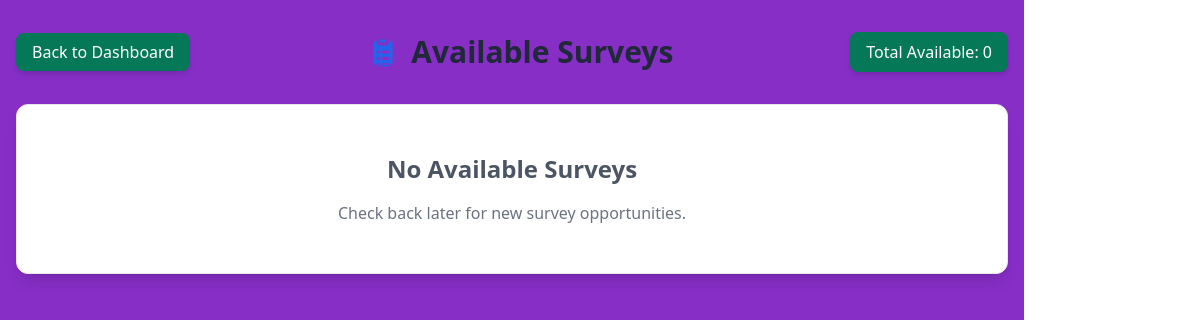
/respondent/survey_wall/ (signed in), run on an earlier commit of the app's database.
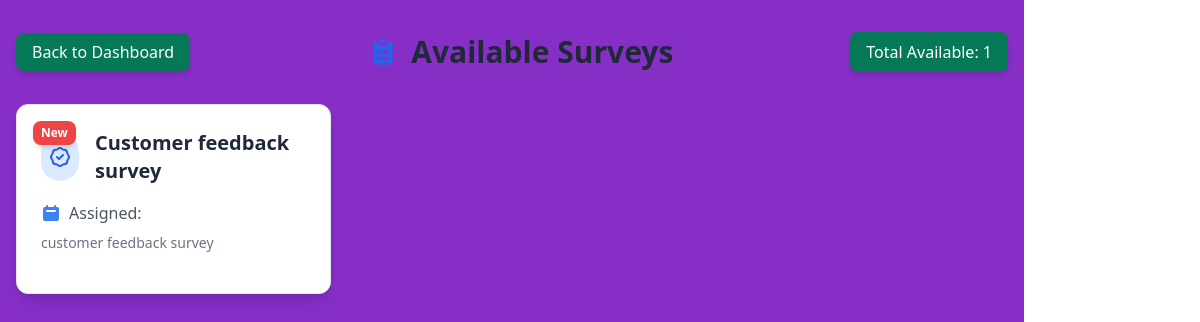
And on a later commit of the database.
### surveys/models.py (models this page shows, shortened)
class Survey(models.Model):
    title = models.CharField(max_length=200)
    description = models.TextField(blank=True, null=True)
    user = models.ForeignKey(
        settings.AUTH_USER_MODEL,
        on_delete=models.CASCADE,
        related_name='surveys',
        null=True  # Allow existing surveys to remain
    )
    created_at = models.DateTimeField(auto_now_add=True)
    updated_at = models.DateTimeField(auto_now=True)
    unique_link = models.CharField(max_length=16, unique=True, blank=True)
    external_link = models.CharField(max_length=16, unique=True, blank=True, null=True)
    max_external_responses = models.PositiveIntegerField(null=True, blank=True)
    external_response_count = models.PositiveIntegerField(default=0)
    is_active = models.BooleanField(default=True)  # New field to track survey activation status
    expiry_datetime = models.DateTimeField(null=True, blank=True)
    is_expired = models.BooleanField(default=False)
    points = models.IntegerField(default=0)

### respondent_app/views.py (the view)
# urls.py: path('survey_wall/', survey_wall, name='survey_wall'),
@login_required
def survey_wall(request):
    surveys = Survey.objects.all()
    taken_surveys = Response.objects.filter(user=request.user)
    expired_taken_ids = taken_surveys.filter(
        submitted_at__lt=now() - timedelta(hours=48)
    ).values_list('survey_id', flat=True)
    all_taken_ids = taken_surveys.values_list('survey_id', flat=True)
    new_survey_ids = surveys.exclude(id__in=all_taken_ids).values_list('id', flat=True)
    valid_surveys = surveys.exclude(id__in=expired_taken_ids)
    context = {
        'surveys': valid_surveys,
        'new_survey_ids': list(new_survey_ids),
    }
    return render(request, 'respondent_app/surveywall.html', context)

### templates/respondent_app/surveywall.html (shortened to what this page needs)
{% extends 'respondent_app/base.html' %}
{% block content %}
<div class="container mx-auto px-4 py-8 min-h-screen" style="background-color: #872ec7;">
    <div class="max-w-7xl mx-auto">
        <div class="flex justify-between items-center mb-8">
            <div>
                <a href="{% url 'respondent_app:dashboard' %}" class="bg-green-700 text-white px-4 py-2 rounded-lg shadow-md hover:bg-gray-800 transition duration-300">Back to Dashboard</a>
            </div>
            <h1 class="text-3xl font-extrabold text-gray-800 flex items-center">
                Available Surveys
            </h1>
            <div class="bg-green-700 text-white px-4 py-2 rounded-lg shadow-md hover:bg-green-600 transition duration-300">
                Total Available: {{ surveys.count }}
            </div>
        </div>
        {% if surveys %}
        <div class="grid grid-cols-1 md:grid-cols-2 lg:grid-cols-3 gap-6">
            {% for survey in surveys %}
            <div class="bg-white border border-gray-200 rounded-xl shadow-lg hover:shadow-xl transition-all duration-300 transform hover:-translate-y-2 overflow-hidden">
                <div class="p-6 relative group">
                    {% if survey.id in new_survey_ids %}
                        <div class="absolute top-4 left-4 bg-red-500 text-white text-xs font-bold px-2 py-1 rounded-lg shadow-md">
                            New
                        </div>
                    {% endif %}
                    <div class="flex items-center mb-4">
                        <div class="w-12 h-12 rounded-full bg-blue-100 flex items-center justify-center mr-4">
                        </div>
                        <h2 class="text-xl font-bold text-gray-800">{{ survey.title }}</h2>
                    </div>
                    <div class="space-y-2 text-gray-600 mb-4">
                        <p class="flex items-center">
                            Assigned: {{ survey.assigned_at|date:"d M Y, h:i A" }}
                        </p>
                        <p class="flex items-center text-sm text-gray-500">
                            {{ survey.description }}
                        </p>
                    </div>
                </div>
            </div>
        {% endfor %}
        </div>
        {% else %}
        <div class="bg-white border border-gray-200 rounded-xl shadow-lg p-12 text-center">
            <h2 class="text-2xl font-bold text-gray-600 mb-4">No Available Surveys</h2>
            <p class="text-gray-500">Check back later for new survey opportunities.</p>
        </div>
        {% endif %}
    </div>
</div>
{% endblock %}

What changed in the data, as far as the page shows it:
added Survey: shows "New", title "Customer feedback survey", description "customer feedback survey"
Also different on the page:
{{ surveys.count }}: "0" → "1"
text no longer shown: "No Available Surveys Check back later for new survey opportunities."
